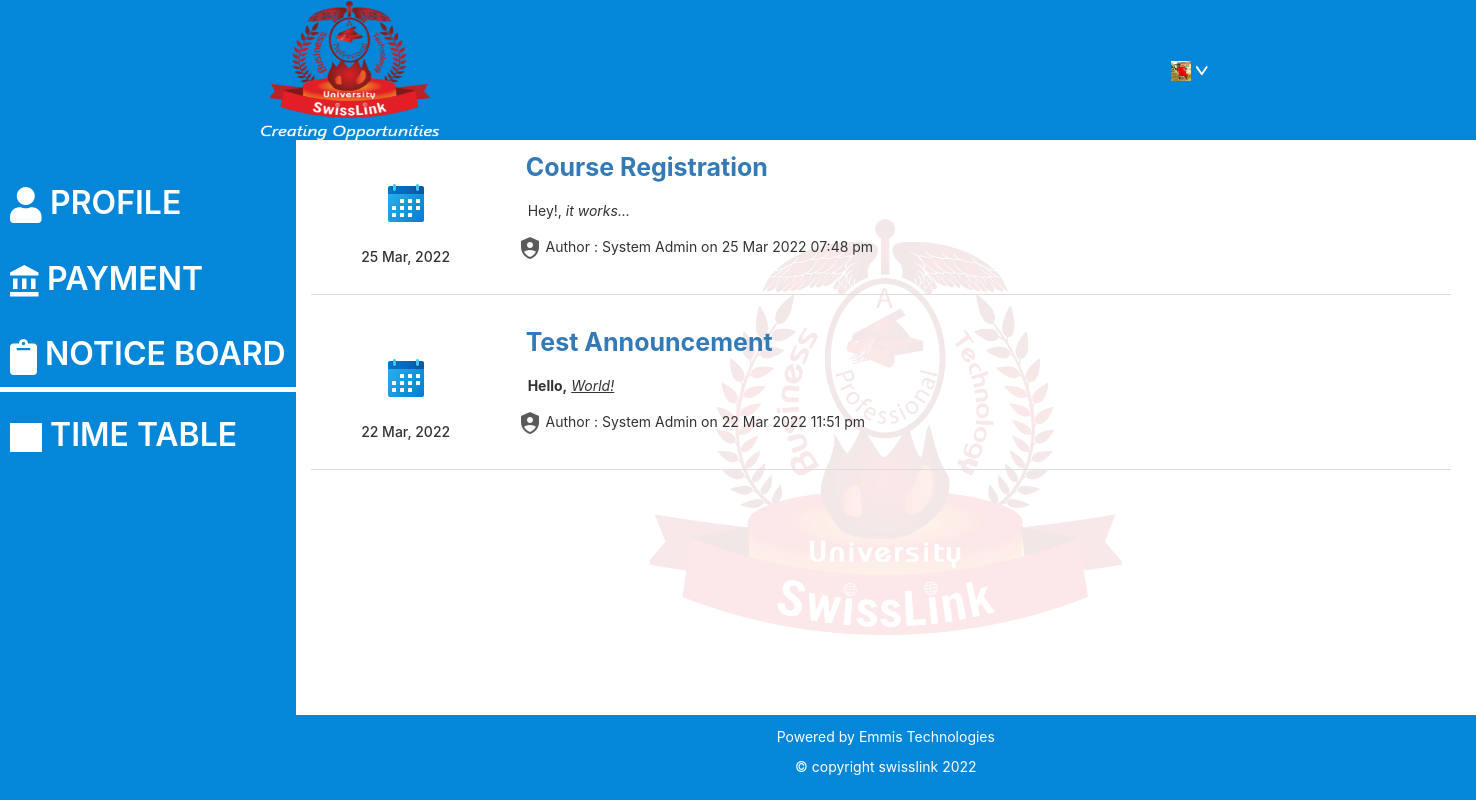
Screenshot of /pages/account.noticeboard.php (signed in) with the database file from the repository.
### tables this page shows
CREATE TABLE `student_account` (
  `ID` int(11) NOT NULL,
  `Matricle_Number` varchar(32) NOT NULL,
  `Institute_Email` varchar(32) NOT NULL,
  `Phone_No.` varchar(32) NOT NULL,
  `Password` varchar(32) NOT NULL,
  `Created_on` timestamp NOT NULL DEFAULT current_timestamp() ON UPDATE current_timestamp(),
  `pic` varchar(100) NOT NULL DEFAULT 'default.png'
);

CREATE TABLE `announcement` (
  `ID` int(11) NOT NULL,
  `author` varchar(32) NOT NULL,
  `title` text DEFAULT NULL,
  `body` text DEFAULT NULL,
  `time` timestamp NOT NULL DEFAULT current_timestamp() ON UPDATE current_timestamp(),
  `attachment` text DEFAULT NULL
);

### pages/account.noticeboard.php (the view, shortened to what this page needs)
<?php
    include '../include/db_connection.php';
    $email = $_SESSION["email"];
    $query1 = "SELECT * FROM student_account WHERE institute_Email ='$email'";
	$result1 = $conn->query($query1) or die($conn->error);
	if($result1->num_rows > 0) {
		while($row1 = $result1->fetch_assoc()) {
			foreach($row1 as $val1) {
				$details1[] = $val1;
			}
		}
	}
?>
<!DOCTYPE html>
<html lang="en">
<head>
    <link href="../admin/css/bootstrap.min.css" rel="stylesheet">
</head>
<body>
    <div class="container1">
       <div class="nav">
            <a href="../index.php"><img src="../img/profile.png" alt="swisslink logo" width="180" height="140"></a>
            <nav>
            <div class="dropdown" style="margin-left: 550px;">
                    <button onclick="myFunction()" class="dropbtn">
                        <img src="<?php echo '../upload/'.$details1[6];?>" alt="user-icon" width="20" height="20">
                        <img src="../img/dropdown.png" alt="dropdown">
                    </button>
                </div>
            </nav>
       </div>
       <div class="side-bar">
            <p><a href="account.profile.php" class="link"><img src="../img/user.png" alt="user-icon">&nbsp;PROFILE</a></p>
            <p><a href="account.payment.php" class="link"><img src="../img/payment.png" alt="payment-icon">&nbsp;PAYMENT</a></p>
            <p><a href="#" class="link  active"><img src="../img/notice-board.png" alt="notice-icon">&nbsp;NOTICE BOARD</a></p>
            <p><a href="account.timetable.php" class="link"><img src="../img/time-table.png" alt="calender-icon">&nbsp;TIME TABLE</a></p>
       </div>
       <div class="main-content">
       <div class="container">
 	<?php
        $query = "SELECT * FROM announcement ORDER BY `time` DESC";
        $result = mysqli_query($conn,$query);
        if(mysqli_num_rows($result) > 0){
            while ($row = mysqli_fetch_assoc($result)) {
	?>
     <div class="mg-available-rooms col-lg-12">
                <div class="mg-avl-rooms">
                    <div class="mg-avl-room">
                        <div class="row">
                            <div class="col-sm-2 s-content" >
                                <span style="font-size: 55px"><img src="../img/calenda.png" alt="calenda">
                                </span>
         						  <h5 class="mg-sec-left-title"><?php echo date_format(date_create($row['time']),'d M, Y'); ?></h5>
                            </div>
                            <div class="col-sm-10">
                                <div style=" padding: 10px;font-size: 25px;font-weight: bold;color: #000;margin-bottom: 5px;">
                                <a href="#">
                                <?php echo $row['title'] ;?>
                                </a>
                                </div>
                                <div class="row contentbody" style="margin-left: -3px;">
                                    <div class="col-sm-12">
                                      <p> <?php echo $row['body']; ?></p>
                                    </div>
                                    <div class="col-sm-12 f-author">
                                        <p><span><img src="../img/user_black.png" alt="user"></span> Author :  <?php echo  $row['author']; ?> on  <?php echo  date_format(date_create($row['time']),"d M Y h:i a"); ?></p>
                                    </div>
                                </div>
                            </div>
                        </div>
                    </div>
                </div>
            </div>
          <?php    }
        } ?>
</div>
       </div>
       <div class="footer">
            <p>Powered by Emmis Technologies</p>
            <p>&copy copyright swisslink 2022</p>
       </div>
    </div>
</body>
</html>

### rows the page displays
student_account: pic (picture)
announcement: time "25 Mar, 2022", title "Course Registration", body "Hey!, it works...", author "System Admin", time "25 Mar 2022 07:48 pm"
announcement: time "22 Mar, 2022", title "Test Announcement", body "Hello, World!", author "System Admin", time "22 Mar 2022 11:51 pm"
